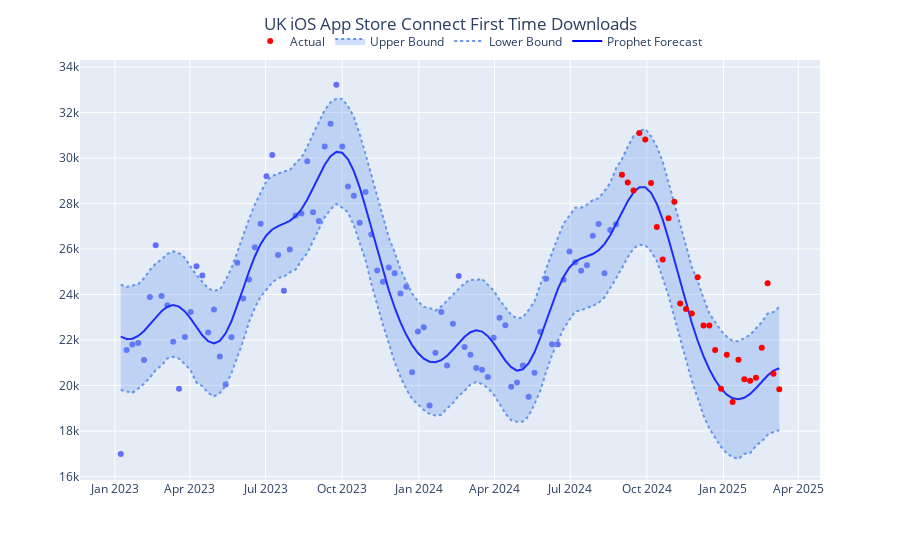

The cell this chart's notebook holds for it:
### Code cell
prophet_plot(prophet_predict(uk_model, num_weeks_to_predict), df_train, df_test, 'UK iOS App Store Connect First Time Downloads')
